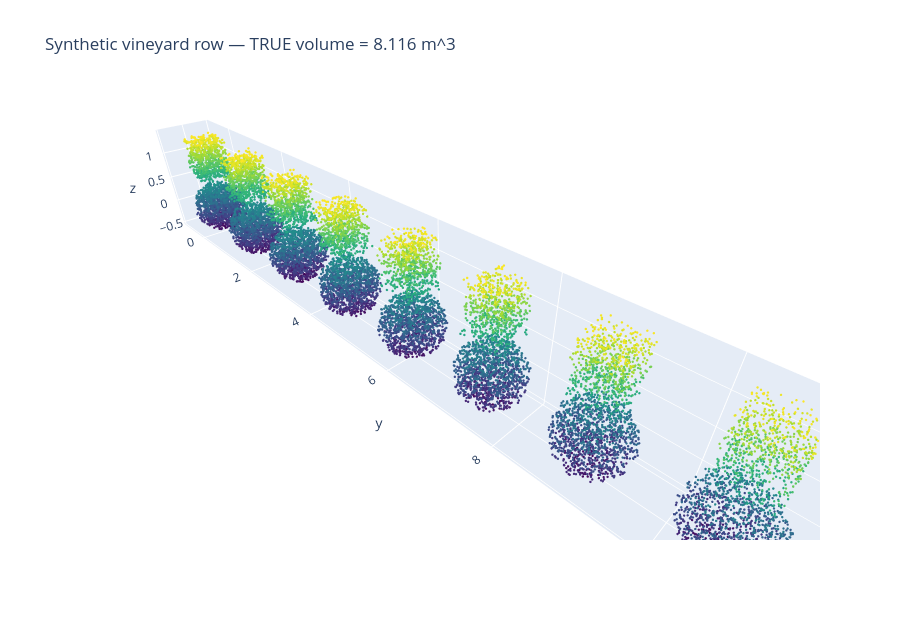

The notebook cell this image was saved under:
### Code cell
import plotly.graph_objects as go

m = syn if len(syn) <= 150_000 else syn[RNG.choice(len(syn), 150_000, replace=False)]
fig = go.Figure(go.Scatter3d(
    x=m[:, 0], y=m[:, 1], z=m[:, 2], mode="markers",
    marker=dict(size=1.4, color=m[:, 2], colorscale="Viridis")))
fig.update_layout(scene=dict(aspectmode="data"), height=620,
                  title=f"Synthetic vineyard row — TRUE volume = {GT_TOTAL:.3f} m^3")
fig.show()

### Figure 1 — Plotly figure (JSON) as saved in the notebook; plotly's stock layout.template omitted (floating-point values rounded to 4 significant figures; data arrays with more than 128 entries replaced by an {"elided": "..."} marker saying what was removed)
{"data": [{"marker": {"color": {"elided": "19850 float values"}, "colorscale": [[0, "#440154"], [0.1111, "#482878"], [0.2222, "#3e4989"], [0.3333, "#31688e"], [0.4444, "#26828e"], [0.5556, "#1f9e89"], [0.6667, "#35b779"], [0.7778, "#6ece58"], [0.8889, "#b5de2b"], [1, "#fde725"]], "size": 1.4}, "mode": "markers", "type": "scatter3d", "x": {"elided": "19850 float values"}, "y": {"elided": "19850 float values"}, "z": {"elided": "19850 float values"}}], "layout": {"height": 620, "scene": {"aspectmode": "data"}, "title": {"text": "Synthetic vineyard row — TRUE volume = 8.116 m^3"}}}
